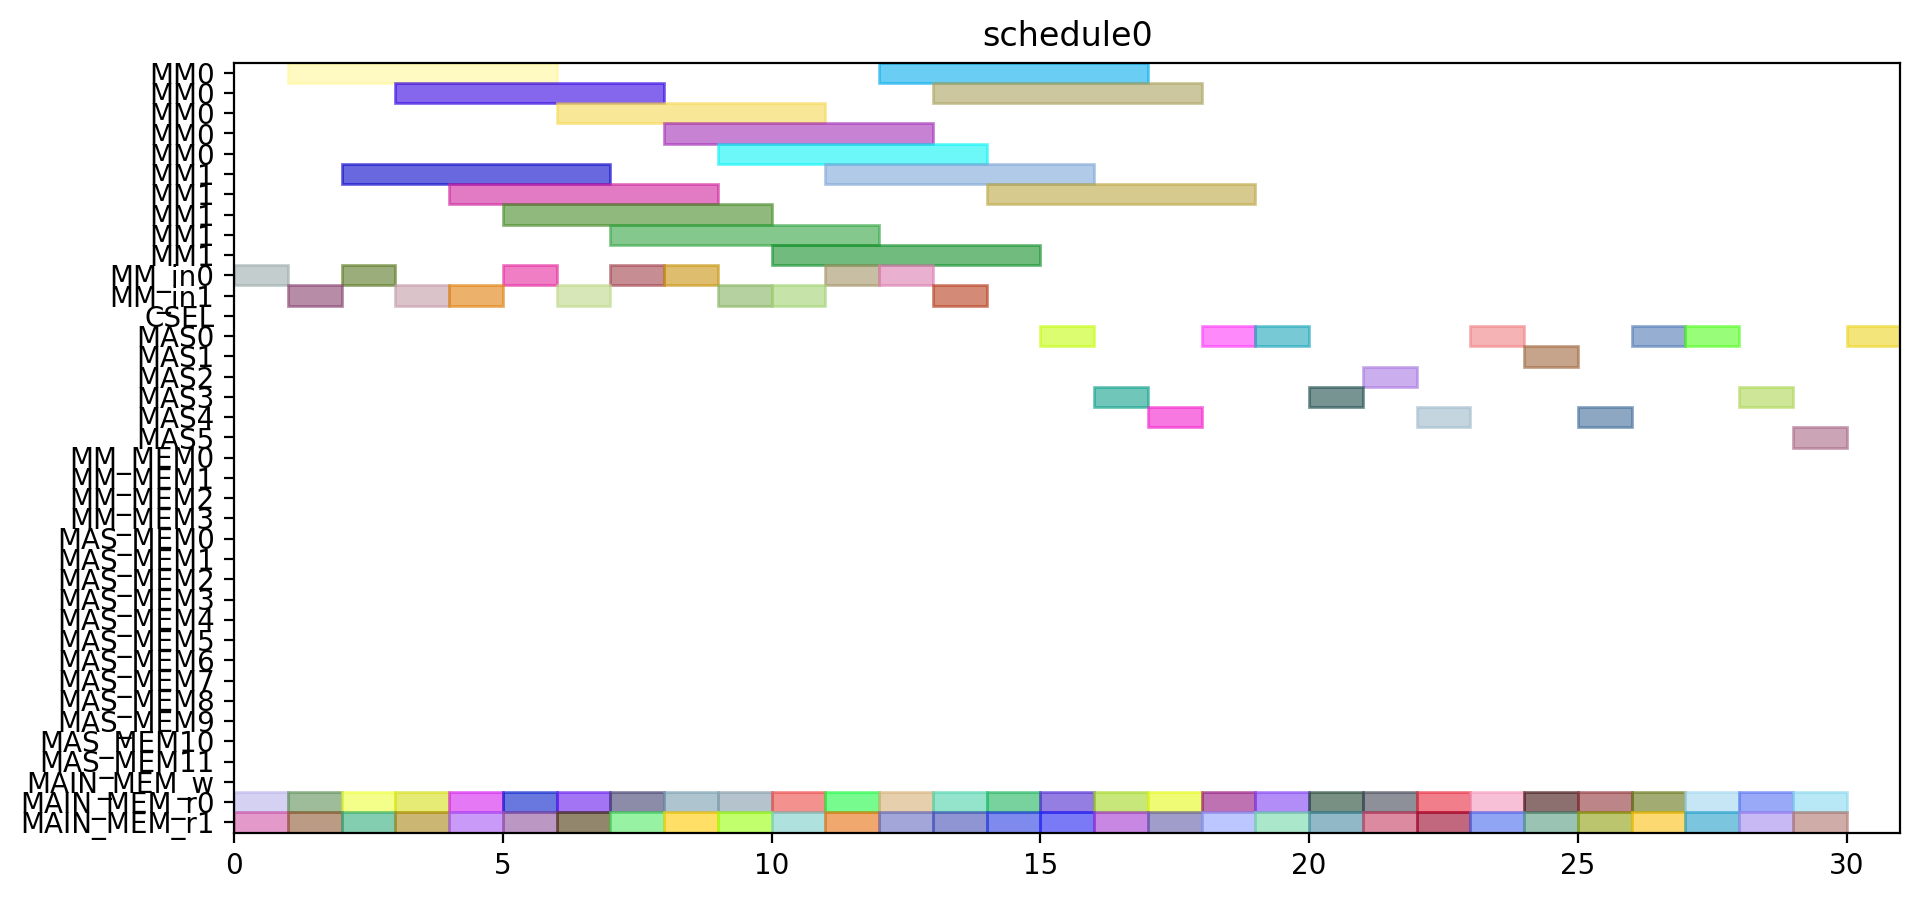

Write the Python code that produced this figure.
from pyschedule import Scenario, solvers, plotters, alt


def solve():
	horizon = 120
	S = Scenario("schedule0", horizon=horizon)

	# resource
	MM = S.Resources('MM', num=2, size=5)
	MM_in = S.Resources('MM_in', num=2)
	CSEL = S.Resource('CSEL')
	MAS = S.Resources('MAS', num=6, size=1, periods=range(1, horizon))
	MM_MEM = S.Resources('MM_MEM', num=4)
	MAS_MEM = S.Resources('MAS_MEM', num=12)
	MAIN_MEM_w = S.Resource('MAIN_MEM_w', size=1)
	MAIN_MEM_r = S.Resources('MAIN_MEM_r', num=2)

	# result of previous scheduling

	# new tasks
	r1_t0 = S.Task('r1_t0', length=5, delay_cost=1)
	r1_t0 += alt(MM)
	r1_t0_in = S.Task('r1_t0_in', length=1, delay_cost=1)
	r1_t0_in += alt(MM_in)
	S += r1_t0_in*MM_in[0]<=r1_t0*MM[0]
	S += r1_t0_in*MM_in[1]<=r1_t0*MM[1]
	r1_t0_mem0 = S.Task('r1_t0_mem0', length=1, delay_cost=1)
	r1_t0_mem0 += MAIN_MEM_r[0]
	S += r1_t0_mem0 <= r1_t0

	r1_t0_mem1 = S.Task('r1_t0_mem1', length=1, delay_cost=1)
	r1_t0_mem1 += MAIN_MEM_r[1]
	S += r1_t0_mem1 <= r1_t0

	r1_t1 = S.Task('r1_t1', length=5, delay_cost=1)
	r1_t1 += alt(MM)
	r1_t1_in = S.Task('r1_t1_in', length=1, delay_cost=1)
	r1_t1_in += alt(MM_in)
	S += r1_t1_in*MM_in[0]<=r1_t1*MM[0]
	S += r1_t1_in*MM_in[1]<=r1_t1*MM[1]
	r1_t1_mem0 = S.Task('r1_t1_mem0', length=1, delay_cost=1)
	r1_t1_mem0 += MAIN_MEM_r[0]
	S += r1_t1_mem0 <= r1_t1

	r1_t1_mem1 = S.Task('r1_t1_mem1', length=1, delay_cost=1)
	r1_t1_mem1 += MAIN_MEM_r[1]
	S += r1_t1_mem1 <= r1_t1

	r1_t2 = S.Task('r1_t2', length=1, delay_cost=1)
	r1_t2 += alt(MAS)
	r1_t2_mem0 = S.Task('r1_t2_mem0', length=1, delay_cost=1)
	r1_t2_mem0 += MAIN_MEM_r[0]
	S += r1_t2_mem0 <= r1_t2

	r1_t2_mem1 = S.Task('r1_t2_mem1', length=1, delay_cost=1)
	r1_t2_mem1 += MAIN_MEM_r[1]
	S += r1_t2_mem1 <= r1_t2

	r1_t3 = S.Task('r1_t3', length=1, delay_cost=1)
	r1_t3 += alt(MAS)
	r1_t3_mem0 = S.Task('r1_t3_mem0', length=1, delay_cost=1)
	r1_t3_mem0 += MAIN_MEM_r[0]
	S += r1_t3_mem0 <= r1_t3

	r1_t3_mem1 = S.Task('r1_t3_mem1', length=1, delay_cost=1)
	r1_t3_mem1 += MAIN_MEM_r[1]
	S += r1_t3_mem1 <= r1_t3

	r3_t0 = S.Task('r3_t0', length=5, delay_cost=1)
	r3_t0 += alt(MM)
	r3_t0_in = S.Task('r3_t0_in', length=1, delay_cost=1)
	r3_t0_in += alt(MM_in)
	S += r3_t0_in*MM_in[0]<=r3_t0*MM[0]
	S += r3_t0_in*MM_in[1]<=r3_t0*MM[1]
	r3_t0_mem0 = S.Task('r3_t0_mem0', length=1, delay_cost=1)
	r3_t0_mem0 += MAIN_MEM_r[0]
	S += r3_t0_mem0 <= r3_t0

	r3_t0_mem1 = S.Task('r3_t0_mem1', length=1, delay_cost=1)
	r3_t0_mem1 += MAIN_MEM_r[1]
	S += r3_t0_mem1 <= r3_t0

	r3_t1 = S.Task('r3_t1', length=5, delay_cost=1)
	r3_t1 += alt(MM)
	r3_t1_in = S.Task('r3_t1_in', length=1, delay_cost=1)
	r3_t1_in += alt(MM_in)
	S += r3_t1_in*MM_in[0]<=r3_t1*MM[0]
	S += r3_t1_in*MM_in[1]<=r3_t1*MM[1]
	r3_t1_mem0 = S.Task('r3_t1_mem0', length=1, delay_cost=1)
	r3_t1_mem0 += MAIN_MEM_r[0]
	S += r3_t1_mem0 <= r3_t1

	r3_t1_mem1 = S.Task('r3_t1_mem1', length=1, delay_cost=1)
	r3_t1_mem1 += MAIN_MEM_r[1]
	S += r3_t1_mem1 <= r3_t1

	r3_t2 = S.Task('r3_t2', length=1, delay_cost=1)
	r3_t2 += alt(MAS)
	r3_t2_mem0 = S.Task('r3_t2_mem0', length=1, delay_cost=1)
	r3_t2_mem0 += MAIN_MEM_r[0]
	S += r3_t2_mem0 <= r3_t2

	r3_t2_mem1 = S.Task('r3_t2_mem1', length=1, delay_cost=1)
	r3_t2_mem1 += MAIN_MEM_r[1]
	S += r3_t2_mem1 <= r3_t2

	r3_t3 = S.Task('r3_t3', length=1, delay_cost=1)
	r3_t3 += alt(MAS)
	r3_t3_mem0 = S.Task('r3_t3_mem0', length=1, delay_cost=1)
	r3_t3_mem0 += MAIN_MEM_r[0]
	S += r3_t3_mem0 <= r3_t3

	r3_t3_mem1 = S.Task('r3_t3_mem1', length=1, delay_cost=1)
	r3_t3_mem1 += MAIN_MEM_r[1]
	S += r3_t3_mem1 <= r3_t3

	r4_t0 = S.Task('r4_t0', length=5, delay_cost=1)
	r4_t0 += alt(MM)
	r4_t0_in = S.Task('r4_t0_in', length=1, delay_cost=1)
	r4_t0_in += alt(MM_in)
	S += r4_t0_in*MM_in[0]<=r4_t0*MM[0]
	S += r4_t0_in*MM_in[1]<=r4_t0*MM[1]
	r4_t0_mem0 = S.Task('r4_t0_mem0', length=1, delay_cost=1)
	r4_t0_mem0 += MAIN_MEM_r[0]
	S += r4_t0_mem0 <= r4_t0

	r4_t0_mem1 = S.Task('r4_t0_mem1', length=1, delay_cost=1)
	r4_t0_mem1 += MAIN_MEM_r[1]
	S += r4_t0_mem1 <= r4_t0

	r4_t1 = S.Task('r4_t1', length=5, delay_cost=1)
	r4_t1 += alt(MM)
	r4_t1_in = S.Task('r4_t1_in', length=1, delay_cost=1)
	r4_t1_in += alt(MM_in)
	S += r4_t1_in*MM_in[0]<=r4_t1*MM[0]
	S += r4_t1_in*MM_in[1]<=r4_t1*MM[1]
	r4_t1_mem0 = S.Task('r4_t1_mem0', length=1, delay_cost=1)
	r4_t1_mem0 += MAIN_MEM_r[0]
	S += r4_t1_mem0 <= r4_t1

	r4_t1_mem1 = S.Task('r4_t1_mem1', length=1, delay_cost=1)
	r4_t1_mem1 += MAIN_MEM_r[1]
	S += r4_t1_mem1 <= r4_t1

	r4_t2 = S.Task('r4_t2', length=1, delay_cost=1)
	r4_t2 += alt(MAS)
	r4_t2_mem0 = S.Task('r4_t2_mem0', length=1, delay_cost=1)
	r4_t2_mem0 += MAIN_MEM_r[0]
	S += r4_t2_mem0 <= r4_t2

	r4_t2_mem1 = S.Task('r4_t2_mem1', length=1, delay_cost=1)
	r4_t2_mem1 += MAIN_MEM_r[1]
	S += r4_t2_mem1 <= r4_t2

	r4_t3 = S.Task('r4_t3', length=1, delay_cost=1)
	r4_t3 += alt(MAS)
	r4_t3_mem0 = S.Task('r4_t3_mem0', length=1, delay_cost=1)
	r4_t3_mem0 += MAIN_MEM_r[0]
	S += r4_t3_mem0 <= r4_t3

	r4_t3_mem1 = S.Task('r4_t3_mem1', length=1, delay_cost=1)
	r4_t3_mem1 += MAIN_MEM_r[1]
	S += r4_t3_mem1 <= r4_t3

	r5_t0 = S.Task('r5_t0', length=5, delay_cost=1)
	r5_t0 += alt(MM)
	r5_t0_in = S.Task('r5_t0_in', length=1, delay_cost=1)
	r5_t0_in += alt(MM_in)
	S += r5_t0_in*MM_in[0]<=r5_t0*MM[0]
	S += r5_t0_in*MM_in[1]<=r5_t0*MM[1]
	r5_t0_mem0 = S.Task('r5_t0_mem0', length=1, delay_cost=1)
	r5_t0_mem0 += MAIN_MEM_r[0]
	S += r5_t0_mem0 <= r5_t0

	r5_t0_mem1 = S.Task('r5_t0_mem1', length=1, delay_cost=1)
	r5_t0_mem1 += MAIN_MEM_r[1]
	S += r5_t0_mem1 <= r5_t0

	r5_t1 = S.Task('r5_t1', length=5, delay_cost=1)
	r5_t1 += alt(MM)
	r5_t1_in = S.Task('r5_t1_in', length=1, delay_cost=1)
	r5_t1_in += alt(MM_in)
	S += r5_t1_in*MM_in[0]<=r5_t1*MM[0]
	S += r5_t1_in*MM_in[1]<=r5_t1*MM[1]
	r5_t1_mem0 = S.Task('r5_t1_mem0', length=1, delay_cost=1)
	r5_t1_mem0 += MAIN_MEM_r[0]
	S += r5_t1_mem0 <= r5_t1

	r5_t1_mem1 = S.Task('r5_t1_mem1', length=1, delay_cost=1)
	r5_t1_mem1 += MAIN_MEM_r[1]
	S += r5_t1_mem1 <= r5_t1

	r5_t2 = S.Task('r5_t2', length=1, delay_cost=1)
	r5_t2 += alt(MAS)
	r5_t2_mem0 = S.Task('r5_t2_mem0', length=1, delay_cost=1)
	r5_t2_mem0 += MAIN_MEM_r[0]
	S += r5_t2_mem0 <= r5_t2

	r5_t2_mem1 = S.Task('r5_t2_mem1', length=1, delay_cost=1)
	r5_t2_mem1 += MAIN_MEM_r[1]
	S += r5_t2_mem1 <= r5_t2

	r5_t3 = S.Task('r5_t3', length=1, delay_cost=1)
	r5_t3 += alt(MAS)
	r5_t3_mem0 = S.Task('r5_t3_mem0', length=1, delay_cost=1)
	r5_t3_mem0 += MAIN_MEM_r[0]
	S += r5_t3_mem0 <= r5_t3

	r5_t3_mem1 = S.Task('r5_t3_mem1', length=1, delay_cost=1)
	r5_t3_mem1 += MAIN_MEM_r[1]
	S += r5_t3_mem1 <= r5_t3

	r6_t0 = S.Task('r6_t0', length=5, delay_cost=1)
	r6_t0 += alt(MM)
	r6_t0_in = S.Task('r6_t0_in', length=1, delay_cost=1)
	r6_t0_in += alt(MM_in)
	S += r6_t0_in*MM_in[0]<=r6_t0*MM[0]
	S += r6_t0_in*MM_in[1]<=r6_t0*MM[1]
	r6_t0_mem0 = S.Task('r6_t0_mem0', length=1, delay_cost=1)
	r6_t0_mem0 += MAIN_MEM_r[0]
	S += r6_t0_mem0 <= r6_t0

	r6_t0_mem1 = S.Task('r6_t0_mem1', length=1, delay_cost=1)
	r6_t0_mem1 += MAIN_MEM_r[1]
	S += r6_t0_mem1 <= r6_t0

	r6_t1 = S.Task('r6_t1', length=5, delay_cost=1)
	r6_t1 += alt(MM)
	r6_t1_in = S.Task('r6_t1_in', length=1, delay_cost=1)
	r6_t1_in += alt(MM_in)
	S += r6_t1_in*MM_in[0]<=r6_t1*MM[0]
	S += r6_t1_in*MM_in[1]<=r6_t1*MM[1]
	r6_t1_mem0 = S.Task('r6_t1_mem0', length=1, delay_cost=1)
	r6_t1_mem0 += MAIN_MEM_r[0]
	S += r6_t1_mem0 <= r6_t1

	r6_t1_mem1 = S.Task('r6_t1_mem1', length=1, delay_cost=1)
	r6_t1_mem1 += MAIN_MEM_r[1]
	S += r6_t1_mem1 <= r6_t1

	r6_t2 = S.Task('r6_t2', length=1, delay_cost=1)
	r6_t2 += alt(MAS)
	r6_t2_mem0 = S.Task('r6_t2_mem0', length=1, delay_cost=1)
	r6_t2_mem0 += MAIN_MEM_r[0]
	S += r6_t2_mem0 <= r6_t2

	r6_t2_mem1 = S.Task('r6_t2_mem1', length=1, delay_cost=1)
	r6_t2_mem1 += MAIN_MEM_r[1]
	S += r6_t2_mem1 <= r6_t2

	r6_t3 = S.Task('r6_t3', length=1, delay_cost=1)
	r6_t3 += alt(MAS)
	r6_t3_mem0 = S.Task('r6_t3_mem0', length=1, delay_cost=1)
	r6_t3_mem0 += MAIN_MEM_r[0]
	S += r6_t3_mem0 <= r6_t3

	r6_t3_mem1 = S.Task('r6_t3_mem1', length=1, delay_cost=1)
	r6_t3_mem1 += MAIN_MEM_r[1]
	S += r6_t3_mem1 <= r6_t3

	r9_t2 = S.Task('r9_t2', length=1, delay_cost=1)
	r9_t2 += alt(MAS)
	r9_t2_mem0 = S.Task('r9_t2_mem0', length=1, delay_cost=1)
	r9_t2_mem0 += MAIN_MEM_r[0]
	S += r9_t2_mem0 <= r9_t2

	r9_t2_mem1 = S.Task('r9_t2_mem1', length=1, delay_cost=1)
	r9_t2_mem1 += MAIN_MEM_r[1]
	S += r9_t2_mem1 <= r9_t2

	r12_t0 = S.Task('r12_t0', length=5, delay_cost=1)
	r12_t0 += alt(MM)
	r12_t0_in = S.Task('r12_t0_in', length=1, delay_cost=1)
	r12_t0_in += alt(MM_in)
	S += r12_t0_in*MM_in[0]<=r12_t0*MM[0]
	S += r12_t0_in*MM_in[1]<=r12_t0*MM[1]
	r12_t0_mem0 = S.Task('r12_t0_mem0', length=1, delay_cost=1)
	r12_t0_mem0 += MAIN_MEM_r[0]
	S += r12_t0_mem0 <= r12_t0

	r12_t0_mem1 = S.Task('r12_t0_mem1', length=1, delay_cost=1)
	r12_t0_mem1 += MAIN_MEM_r[1]
	S += r12_t0_mem1 <= r12_t0

	r12_t1 = S.Task('r12_t1', length=5, delay_cost=1)
	r12_t1 += alt(MM)
	r12_t1_in = S.Task('r12_t1_in', length=1, delay_cost=1)
	r12_t1_in += alt(MM_in)
	S += r12_t1_in*MM_in[0]<=r12_t1*MM[0]
	S += r12_t1_in*MM_in[1]<=r12_t1*MM[1]
	r12_t1_mem0 = S.Task('r12_t1_mem0', length=1, delay_cost=1)
	r12_t1_mem0 += MAIN_MEM_r[0]
	S += r12_t1_mem0 <= r12_t1

	r12_t1_mem1 = S.Task('r12_t1_mem1', length=1, delay_cost=1)
	r12_t1_mem1 += MAIN_MEM_r[1]
	S += r12_t1_mem1 <= r12_t1

	r12_t2 = S.Task('r12_t2', length=1, delay_cost=1)
	r12_t2 += alt(MAS)
	r12_t2_mem0 = S.Task('r12_t2_mem0', length=1, delay_cost=1)
	r12_t2_mem0 += MAIN_MEM_r[0]
	S += r12_t2_mem0 <= r12_t2

	r12_t2_mem1 = S.Task('r12_t2_mem1', length=1, delay_cost=1)
	r12_t2_mem1 += MAIN_MEM_r[1]
	S += r12_t2_mem1 <= r12_t2

	r12_t3 = S.Task('r12_t3', length=1, delay_cost=1)
	r12_t3 += alt(MAS)
	r12_t3_mem0 = S.Task('r12_t3_mem0', length=1, delay_cost=1)
	r12_t3_mem0 += MAIN_MEM_r[0]
	S += r12_t3_mem0 <= r12_t3

	r12_t3_mem1 = S.Task('r12_t3_mem1', length=1, delay_cost=1)
	r12_t3_mem1 += MAIN_MEM_r[1]
	S += r12_t3_mem1 <= r12_t3

	r13_t0 = S.Task('r13_t0', length=5, delay_cost=1)
	r13_t0 += alt(MM)
	r13_t0_in = S.Task('r13_t0_in', length=1, delay_cost=1)
	r13_t0_in += alt(MM_in)
	S += r13_t0_in*MM_in[0]<=r13_t0*MM[0]
	S += r13_t0_in*MM_in[1]<=r13_t0*MM[1]
	r13_t0_mem0 = S.Task('r13_t0_mem0', length=1, delay_cost=1)
	r13_t0_mem0 += MAIN_MEM_r[0]
	S += r13_t0_mem0 <= r13_t0

	r13_t0_mem1 = S.Task('r13_t0_mem1', length=1, delay_cost=1)
	r13_t0_mem1 += MAIN_MEM_r[1]
	S += r13_t0_mem1 <= r13_t0

	r13_t1 = S.Task('r13_t1', length=5, delay_cost=1)
	r13_t1 += alt(MM)
	r13_t1_in = S.Task('r13_t1_in', length=1, delay_cost=1)
	r13_t1_in += alt(MM_in)
	S += r13_t1_in*MM_in[0]<=r13_t1*MM[0]
	S += r13_t1_in*MM_in[1]<=r13_t1*MM[1]
	r13_t1_mem0 = S.Task('r13_t1_mem0', length=1, delay_cost=1)
	r13_t1_mem0 += MAIN_MEM_r[0]
	S += r13_t1_mem0 <= r13_t1

	r13_t1_mem1 = S.Task('r13_t1_mem1', length=1, delay_cost=1)
	r13_t1_mem1 += MAIN_MEM_r[1]
	S += r13_t1_mem1 <= r13_t1

	r13_t2 = S.Task('r13_t2', length=1, delay_cost=1)
	r13_t2 += alt(MAS)
	r13_t2_mem0 = S.Task('r13_t2_mem0', length=1, delay_cost=1)
	r13_t2_mem0 += MAIN_MEM_r[0]
	S += r13_t2_mem0 <= r13_t2

	r13_t2_mem1 = S.Task('r13_t2_mem1', length=1, delay_cost=1)
	r13_t2_mem1 += MAIN_MEM_r[1]
	S += r13_t2_mem1 <= r13_t2

	r13_t3 = S.Task('r13_t3', length=1, delay_cost=1)
	r13_t3 += alt(MAS)
	r13_t3_mem0 = S.Task('r13_t3_mem0', length=1, delay_cost=1)
	r13_t3_mem0 += MAIN_MEM_r[0]
	S += r13_t3_mem0 <= r13_t3

	r13_t3_mem1 = S.Task('r13_t3_mem1', length=1, delay_cost=1)
	r13_t3_mem1 += MAIN_MEM_r[1]
	S += r13_t3_mem1 <= r13_t3

	r16_t3 = S.Task('r16_t3', length=1, delay_cost=1)
	r16_t3 += alt(MAS)
	r16_t3_mem0 = S.Task('r16_t3_mem0', length=1, delay_cost=1)
	r16_t3_mem0 += MAIN_MEM_r[0]
	S += r16_t3_mem0 <= r16_t3

	r16_t3_mem1 = S.Task('r16_t3_mem1', length=1, delay_cost=1)
	r16_t3_mem1 += MAIN_MEM_r[1]
	S += r16_t3_mem1 <= r16_t3

	solvers.mip.solve(S,msg=1,kind='CPLEX',ratio_gap=1.01)

	solution = [['hoge']*len(S.solution()[1]) for i in range(len(S.solution()))]
	for i in range(len(S.solution())):
		for j in range(len(S.solution()[i])):
			solution[i][j]=str(S.solution()[i][j])
	print(solution)

	cycles = int(solution[-1][3])

	pic_file_name = "/home/mfukuda/ABE/multiRAM_multiMAS_16mux/scheduling_result/stage5MM2_stage1MAS6/EP2_YRECOVER/schedule0.png"
	if(S.solution() != []):
		plotters.matplotlib.plot(S,img_filename=pic_file_name, show_task_labels=False, fig_size=(cycles*0.25+3, 5))

	return solution
